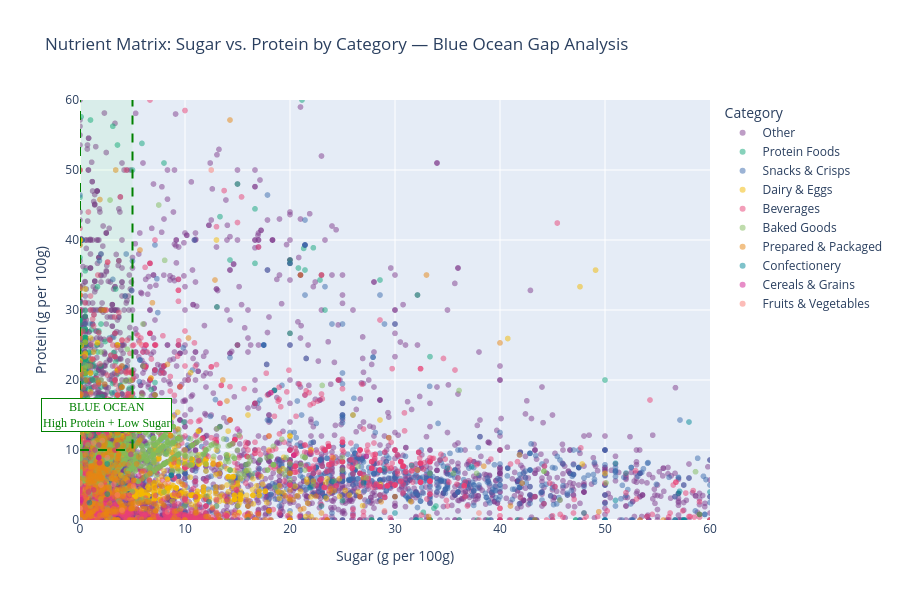

The notebook cell saved with this chart:
### Code cell
# Cell 6: Story 3 — Nutrient Matrix Scatter Plot

df_plot = df_clean.sample(min(PLOT_SAMPLE, len(df_clean)), random_state=42)

fig = px.scatter(
    df_plot,
    x='sugars_100g',
    y='proteins_100g',
    color='primary_category',
    hover_name='product_name',
    hover_data={
        'sugars_100g': ':.1f',
        'proteins_100g': ':.1f',
        'primary_category': True
    },
    opacity=0.5,
    title='Nutrient Matrix: Sugar vs. Protein by Category — Blue Ocean Gap Analysis',
    labels={
        'sugars_100g': 'Sugar (g per 100g)',
        'proteins_100g': 'Protein (g per 100g)',
        'primary_category': 'Category'
    },
    color_discrete_sequence=px.colors.qualitative.Bold,
)

# Blue Ocean quadrant: High Protein + Low Sugar
fig.add_shape(
    type='rect',
    x0=0, y0=PROTEIN_THRESHOLD,
    x1=SUGAR_THRESHOLD, y1=100,
    line=dict(color='green', width=2, dash='dash'),
    fillcolor='rgba(0,255,0,0.05)',
)
fig.add_annotation(
    x=SUGAR_THRESHOLD / 2,
    y=PROTEIN_THRESHOLD + 5,
    text='BLUE OCEAN<br>High Protein + Low Sugar',
    showarrow=False,
    font=dict(color='green', size=12, family='Arial Black'),
    bgcolor='white',
    bordercolor='green',
)

fig.update_layout(
    xaxis_range=[0, 60],
    yaxis_range=[0, 60],
    height=600,
    legend_title_text='Category',
)
fig.show()

blue_ocean_count = ((df_clean['proteins_100g'] > PROTEIN_THRESHOLD) & (df_clean['sugars_100g'] < SUGAR_THRESHOLD)).sum()
print(f'Blue Ocean products: {blue_ocean_count:,} of {len(df_clean):,} ({blue_ocean_count/len(df_clean)*100:.1f}%)')

### Figure 1 — Plotly figure (JSON) as saved in the notebook; plotly's stock layout.template omitted (floating-point values rounded to 4 significant figures; data arrays with more than 128 entries replaced by an {"elided": "..."} marker saying what was removed)
{"data": [{"customdata": {"elided": "5406x1 str values"}, "hovertemplate": "<b>%{hovertext}</b><br><br>Category=%{customdata[0]}<br>Sugar (g per 100g)=%{x:.1f}<br>Protein (g per 100g)=%{y:.1f}<extra></extra>", "hovertext": {"elided": "5406 str values"}, "legendgroup": "Other", "marker": {"color": "rgb(127, 60, 141)", "opacity": 0.5, "symbol": "circle"}, "mode": "markers", "name": "Other", "showlegend": true, "type": "scattergl", "x": {"elided": "5406 float values"}, "xaxis": "x", "y": {"elided": "5406 float values"}, "yaxis": "y"}, {"customdata": {"elided": "403x1 str values"}, "hovertemplate": "<b>%{hovertext}</b><br><br>Category=%{customdata[0]}<br>Sugar (g per 100g)=%{x:.1f}<br>Protein (g per 100g)=%{y:.1f}<extra></extra>", "hovertext": {"elided": "403 str values"}, "legendgroup": "Protein Foods", "marker": {"color": "rgb(17, 165, 121)", "opacity": 0.5, "symbol": "circle"}, "mode": "markers", "name": "Protein Foods", "showlegend": true, "type": "scattergl", "x": {"elided": "403 float values"}, "xaxis": "x", "y": {"elided": "403 float values"}, "yaxis": "y"}, {"customdata": {"elided": "969x1 str values"}, "hovertemplate": "<b>%{hovertext}</b><br><br>Category=%{customdata[0]}<br>Sugar (g per 100g)=%{x:.1f}<br>Protein (g per 100g)=%{y:.1f}<extra></extra>", "hovertext": {"elided": "969 str values"}, "legendgroup": "Snacks & Crisps", "marker": {"color": "rgb(57, 105, 172)", "opacity": 0.5, "symbol": "circle"}, "mode": "markers", "name": "Snacks & Crisps", "showlegend": true, "type": "scattergl", "x": {"elided": "969 float values"}, "xaxis": "x", "y": {"elided": "969 float values"}, "yaxis": "y"}, {"customdata": {"elided": "805x1 str values"}, "hovertemplate": "<b>%{hovertext}</b><br><br>Category=%{customdata[0]}<br>Sugar (g per 100g)=%{x:.1f}<br>Protein (g per 100g)=%{y:.1f}<extra></extra>", "hovertext": {"elided": "805 str values"}, "legendgroup": "Dairy & Eggs", "marker": {"color": "rgb(242, 183, 1)", "opacity": 0.5, "symbol": "circle"}, "mode": "markers", "name": "Dairy & Eggs", "showlegend": true, "type": "scattergl", "x": {"elided": "805 float values"}, "xaxis": "x", "y": {"elided": "805 float values"}, "yaxis": "y"}, {"customdata": {"elided": "1517x1 str values"}, "hovertemplate": "<b>%{hovertext}</b><br><br>Category=%{customdata[0]}<br>Sugar (g per 100g)=%{x:.1f}<br>Protein (g per 100g)=%{y:.1f}<extra></extra>", "hovertext": {"elided": "1517 str values"}, "legendgroup": "Beverages", "marker": {"color": "rgb(231, 63, 116)", "opacity": 0.5, "symbol": "circle"}, "mode": "markers", "name": "Beverages", "showlegend": true, "type": "scattergl", "x": {"elided": "1517 float values"}, "xaxis": "x", "y": {"elided": "1517 float values"}, "yaxis": "y"}, {"customdata": {"elided": "881x1 str values"}, "hovertemplate": "<b>%{hovertext}</b><br><br>Category=%{customdata[0]}<br>Sugar (g per 100g)=%{x:.1f}<br>Protein (g per 100g)=%{y:.1f}<extra></extra>", "hovertext": {"elided": "881 str values"}, "legendgroup": "Baked Goods", "marker": {"color": "rgb(128, 186, 90)", "opacity": 0.5, "symbol": "circle"}, "mode": "markers", "name": "Baked Goods", "showlegend": true, "type": "scattergl", "x": {"elided": "881 float values"}, "xaxis": "x", "y": {"elided": "881 float values"}, "yaxis": "y"}, {"customdata": {"elided": "502x1 str values"}, "hovertemplate": "<b>%{hovertext}</b><br><br>Category=%{customdata[0]}<br>Sugar (g per 100g)=%{x:.1f}<br>Protein (g per 100g)=%{y:.1f}<extra></extra>", "hovertext": {"elided": "502 str values"}, "legendgroup": "Prepared & Packaged", "marker": {"color": "rgb(230, 131, 16)", "opacity": 0.5, "symbol": "circle"}, "mode": "markers", "name": "Prepared & Packaged", "showlegend": true, "type": "scattergl", "x": {"elided": "502 float values"}, "xaxis": "x", "y": {"elided": "502 float values"}, "yaxis": "y"}, {"customdata": [["Confectionery"], ["Confectionery"], ["Confectionery"], ["Confectionery"], ["Confectionery"], ["Confectionery"], ["Confectionery"], ["Confectionery"], ["Confectionery"], ["Confectionery"], ["Confectionery"], ["Confectionery"], ["Confectionery"], ["Confectionery"], ["Confectionery"], ["Confectionery"], ["Confectionery"], ["Confectionery"], ["Confectionery"], ["Confectionery"], ["Confectionery"], ["Confectionery"], ["Confectionery"], ["Confectionery"], ["Confectionery"], ["Confectionery"], ["Confectionery"], ["Confectionery"], ["Confectionery"], ["Confectionery"], ["Confectionery"], ["Confectionery"], ["Confectionery"], ["Confectionery"], ["Confectionery"], ["Confectionery"], ["Confectionery"], ["Confectionery"], ["Confectionery"], ["Confectionery"], ["Confectionery"], ["Confectionery"], ["Confectionery"], ["Confectionery"], ["Confectionery"], ["Confectionery"], ["Confectionery"], ["Confectionery"], ["Confectionery"], ["Confectionery"], ["Confectionery"], ["Confectionery"], ["Confectionery"], ["Confectionery"], ["Confectionery"], ["Confectionery"], ["Confectionery"], ["Confectionery"], ["Confectionery"], ["Confectionery"], ["Confectionery"], ["Confectionery"], ["Confectionery"], ["Confectionery"], ["Confectionery"], ["Confectionery"], ["Confectionery"], ["Confectionery"], ["Confectionery"], ["Confectionery"], ["Confectionery"], ["Confectionery"], ["Confectionery"], ["Confectionery"]], "hovertemplate": "<b>%{hovertext}</b><br><br>Category=%{customdata[0]}<br>Sugar (g per 100g)=%{x:.1f}<br>Protein (g per 100g)=%{y:.1f}<extra></extra>", "hovertext": ["Rich & creamy vanilla frosting", "Premium Pure Cane Dark Brown Sugar", "Mostly Mesquite Honey", "Miel de Romarin", "Jarabe sabor fresa", "Jarabe sabor vainilla", "Hungry Jack Butter Flavored Syrup", "Pate a tartiner", "Icing Sugar", "Squeezy Honey", "Pâte à tartiner cacao-cacahuete", "Pâte à tartiner chocolat noisette", "Tarte Citron 6/8 parts", "Extra Fine Granulated Pure Cane Sugar", "Sirop d'agave", "La CREMA", "Chokodomi Pâte à Tartiner Chocolat Noisettes Bio", "Sirop d'érable", "Fairtrade golden granulated cane sugar", "Galettes de quinoa et de légumes", "Tabasco Sweet & Spicy Sauce", "sucanat", "Nocciolata", "agave", "Light Brown Sugar", "Hot Honey", "Pure Grade A Maple Syrup", "The honey house", "Pâte à tartiner chocolat et noisette", "White granulated sugar", "Tarte noix de coco", "Ohne Palmöl Vegan", "White caster sugar", "La spalmabile al pistacchio", "Tarte au chocolat", "Sweet & Sour Sauce", "Chocolate Spread Parve Hashahar", "Kirkland Signature - Jarabe de Maple", "Pate a tartiner noisettes et cacao", "Sriracha Sauce🙂", "Pâte À Tartiner | Chocolat Noir - Noisette", "Wild Raw Honey", "Miel de Lavande Maritime Bio", "Hazelnut Spread with cocoa", "Stevia zero calorie liquid sweetener", "Honey", "Fairtrade Demerara Cane Sugar 1kg", "Pure Cane Sugar Granulated White", "White Sugar", "Betún sabor chocolate", "Cassonade", "Great Lakes unfiltered honey", "Maple syrup", "Clover Honey", "Organic Blue Agave Glycemic Sweetner - 36 Oz 36 Oz", "Tarte chocolat", "Orange blossom honey", "So vegan so fine", "Coco Light Syrup", "Raw & Unfiltered Honey", "Organic Raw Blue Agave", "Dextrose & Maltodextrine mixed berry", "Fairtrade white caster sugar", "PURE GRADE A MAPLE SYRUP", "Sweet Chilli Sauce For Chicken", "Cacau em Pó", "Raw & Unfiltered Wildflower Honey", "Sirop de dattes", "Wholesome organic light corn syrup", "Crema spalmabile nocciola", "Poudre de cacao", "Crème à tartiner à la noisette", "Tarte au citron", "Organic Blue Agave"], "legendgroup": "Confectionery", "marker": {"color": "rgb(0, 134, 149)", "opacity": 0.5, "symbol": "circle"}, "mode": "markers", "name": "Confectionery", "showlegend": true, "type": "scattergl", "x": [57.58, 100.0, 76.19, 79.8, 57.5, 57.5, 66.67, 8.7, 97.0, 76.4, 29.0, 52.0, 27.0, 100.0, 80.0, 2.6, 37.3, 80.0, 99.7, 2.6, 58.0, 100.0, 51.0, 70.2, 100.0, 80.95, 86.67, 16.0, 8.7, 100.0, 21.9, 35.0, 99.9, 0.0, 23.0, 30.0, 60.0, 66.0, 57.0, 0.9, 31.58, 80.8, 79.8, 62.16, 0.0, 80.0, 100.0, 100.0, 100.0, 48.0, 99.8, 0.0, 80.0, 76.19, 0.0, 24.0, 80.8, 51.0, 78.0, 76.19, 32.0, 50.0, 99.9, 86.67, 59.0, 0.0, 76.19, 62.0, 56.67, 1.2, 0.0, 57.1, 12.28, 32.0], "xaxis": "x", "y": [0.0, 0.0, 0.0, 0.56, 0.0, 0.0, 0.0, 6.4, 0.5, 0.4, 7.3, 6.7, 5.3, 0.0, 0.0, 3.7, 7.6, 0.0, 0.5, 8.0, 14.0, 0.0, 8.1, 0.25, 0.0, 0.0, 0.0, 0.0, 6.4, 0.5, 4.6, 7.4, 0.5, 24.0, 2.0, 1.0, 4.0, 0.0, 3.8, 2.48, 7.783, 0.5, 0.56, 2.703, 0.0, 0.0, 0.05, 0.0, 0.5, 1.0, 0.0, 0.0, 0.0, 0.0, 0.0, 5.5, 0.5, 2.8, 0.0, 0.0, 0.0, 0.0, 0.5, 0.0, 0.8, 20.0, 0.0, 2.7, 0.0, 20.0, 25.0, 4.1, 2.632, 0.0], "yaxis": "y"}, {"customdata": [["Cereals & Grains"], ["Cereals & Grains"], ["Cereals & Grains"], ["Cereals & Grains"], ["Cereals & Grains"], ["Cereals & Grains"], ["Cereals & Grains"], ["Cereals & Grains"], ["Cereals & Grains"], ["Cereals & Grains"], ["Cereals & Grains"], ["Cereals & Grains"], ["Cereals & Grains"], ["Cereals & Grains"], ["Cereals & Grains"], ["Cereals & Grains"], ["Cereals & Grains"], ["Cereals & Grains"], ["Cereals & Grains"], ["Cereals & Grains"], ["Cereals & Grains"], ["Cereals & Grains"], ["Cereals & Grains"], ["Cereals & Grains"]], "hovertemplate": "<b>%{hovertext}</b><br><br>Category=%{customdata[0]}<br>Sugar (g per 100g)=%{x:.1f}<br>Protein (g per 100g)=%{y:.1f}<extra></extra>", "hovertext": ["Riz au lait Vanille de Madagascar", "boil in the bag easy cook long grain rice by Sains", "Peanut Butter Crunch", "Herb & Butter Flavor Rice", "Risotto Aux Crevettes", "CREAMY FOUR CHEESE flavor", "Grilled Chicken Chipotle Bowl", "CHICKEN flavor", "Yellow Rice with onion, garlic & other natural flavors", "Rice a Roni Beef Flavor", "Mexican Style Rice and Avocado", "Green thai vegetable curry", "CHEDDAR BROCCOLI", "CHICKEN FLAVOR", "Riz au lait", "Organic Blueberry Bliss, Oat Granola", "Chicken flavor", "STICKY RICE Restaurant-Style", "Creamy Four Cheese", "Vanilla Almond", "bagel chips & cream cheese dip strawberry", "Salade de Riz au Saumon Teriyaki", "Apples & Cinnamon Instant Oatmeal", "SPANISH RICE"], "legendgroup": "Cereals & Grains", "marker": {"color": "rgb(207, 28, 144)", "opacity": 0.5, "symbol": "circle"}, "mode": "markers", "name": "Cereals & Grains", "showlegend": true, "type": "scattergl", "x": [11.0, 0.1, 18.18, 1.79, 1.3, 3.571, 1.859, 1.786, 0.8, 1.786, 2.5, 4.7, 3.333, 1.786, 14.0, 20.37, 1.43, 0.0, 4.844, 15.0, 11.3, 5.6, 27.27, 1.786], "xaxis": "x", "y": [3.3, 2.9, 18.18, 8.93, 4.3, 10.71, 8.178, 8.929, 4.0, 10.71, 2.9, 3.5, 10.0, 8.929, 2.9, 9.259, 10.0, 2.4, 9.375, 13.0, 8.47, 6.3, 9.091, 8.929], "yaxis": "y"}, {"customdata": [["Fruits & Vegetables"], ["Fruits & Vegetables"], ["Fruits & Vegetables"], ["Fruits & Vegetables"], ["Fruits & Vegetables"], ["Fruits & Vegetables"], ["Fruits & Vegetables"], ["Fruits & Vegetables"], ["Fruits & Vegetables"], ["Fruits & Vegetables"], ["Fruits & Vegetables"], ["Fruits & Vegetables"], ["Fruits & Vegetables"], ["Fruits & Vegetables"], ["Fruits & Vegetables"], ["Fruits & Vegetables"], ["Fruits & Vegetables"], ["Fruits & Vegetables"], ["Fruits & Vegetables"], ["Fruits & Vegetables"], ["Fruits & Vegetables"], ["Fruits & Vegetables"]], "hovertemplate": "<b>%{hovertext}</b><br><br>Category=%{customdata[0]}<br>Sugar (g per 100g)=%{x:.1f}<br>Protein (g per 100g)=%{y:.1f}<extra></extra>", "hovertext": ["Kartoffel Snack mit Steinpilzen & Crème fraîche", "Chicken Fajita Quesadilla", "Scalloped Casserole Potatoes", "Nutritional yeast vsf mini flake", "Caribbean inspired couscous", "Home Style Gravy", "Vegetable fingers", "Turkey Gravy Mix", "Cheddar Bacon Poblano Chopped Salad Kit", "Palak Paneer", "Shell on walnuts", "Roasted Vegetable Couscous", "Morello cherry compote", "Sauce tomate aux légumes bio", "Gourmet Strawberry Preserves", "Mushroom Gravy", "Homestyle Turkey Gravy", "Chopped Mixed Nuts", "BEEF GRAVY", "Le Tamago Sando", "Nutritional Yeast Seasoning", "Banana Ketchup"], "legendgroup": "Fruits & Vegetables", "marker": {"color": "rgb(249, 123, 114)", "opacity": 0.5, "symbol": "circle"}, "mode": "markers", "name": "Fruits & Vegetables", "showlegend": true, "type": "scattergl", "x": [8.333, 2.128, 3.571, 12.5, 3.2, 0.0, 8.4, 16.67, 2.0, 0.0, 1.3, 5.1, 29.0, 4.0, 60.0, 0.0, 0.0, 5.667, 0.0, 2.6, 0.0, 38.0], "xaxis": "x", "y": [1.168, 11.35, 3.571, 50.0, 5.1, 0.0, 5.3, 0.0, 5.0, 5.282, 11.0, 4.8, 1.3, 1.4, 0.0, 1.67, 0.0, 25.33, 1.667, 8.9, 50.0, 1.0], "yaxis": "y"}], "layout": {"annotations": [{"bgcolor": "white", "bordercolor": "green", "font": {"color": "green", "family": "Arial Black", "size": 12}, "showarrow": false, "text": "BLUE OCEAN<br>High Protein + Low Sugar", "x": 2.5, "y": 15}], "height": 600, "legend": {"title": {"text": "Category"}, "tracegroupgap": 0}, "shapes": [{"fillcolor": "rgba(0,255,0,0.05)", "line": {"color": "green", "dash": "dash", "width": 2}, "type": "rect", "x0": 0, "x1": 5, "y0": 10, "y1": 100}], "title": {"text": "Nutrient Matrix: Sugar vs. Protein by Category — Blue Ocean Gap Analysis"}, "xaxis": {"anchor": "y", "domain": [0, 1], "range": [0, 60], "title": {"text": "Sugar (g per 100g)"}}, "yaxis": {"anchor": "x", "domain": [0, 1], "range": [0, 60], "title": {"text": "Protein (g per 100g)"}}}}
